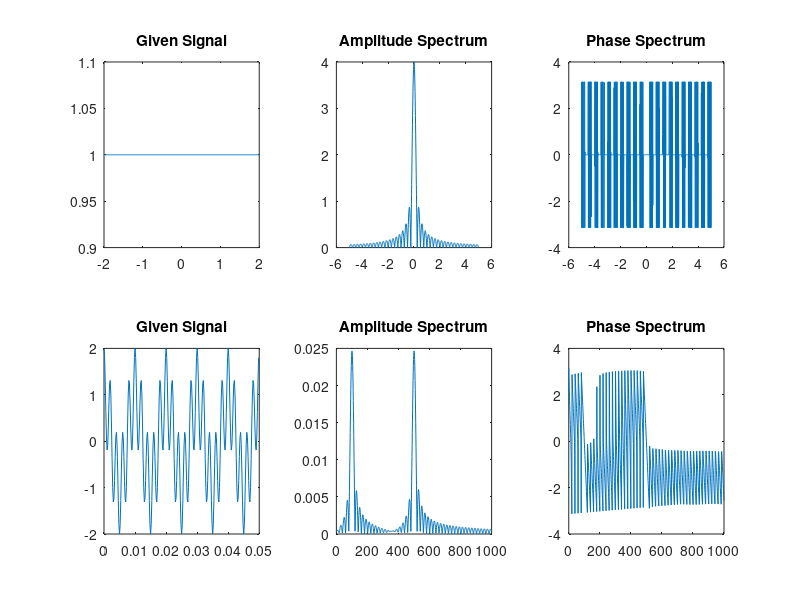

Reproduce this figure in MATLAB.
clc;
t = -2:0.01:2;
k = 0;
for i = 0:401
    if i > 0 && i < 402
        x(i) = 1;
    if i == 0 && i == 402
        x(i) = 0;
    end
    end
end
 
%FIRST
for w=-5:.01:5
 k=k+1;
 X(k)=trapz(t,exp(-j*2*pi*w*t));
 end
w=-5:.01:5;
subplot(2,3,1)
plot(t,x);
title("Given Signal")
subplot(2,3,2)
plot(w,abs(X))
title("Amplitude Spectrum")
subplot(2,3,3)
z = angle(X);
plot(w,z)
title("Phase Spectrum")
%SECOND
N=250;
ts=.0002;
t=[0:N-1]*ts;
x=cos(2*pi*100*t)+cos(2*pi*500*t);
subplot(2,3,4)
plot(t,x);
title("Given Signal")
k=0;
for w=0:1:1000
    k=k+1;
    X(k)=trapz(t,x.*exp(-j*2*pi*w*t));
end
w= 0:1000;
subplot(2,3,5)
plot(w,abs(X))
title("Amplitude Spectrum")
subplot(2,3,6)
z = angle(X);
plot(w,z)
title("Phase Spectrum")
